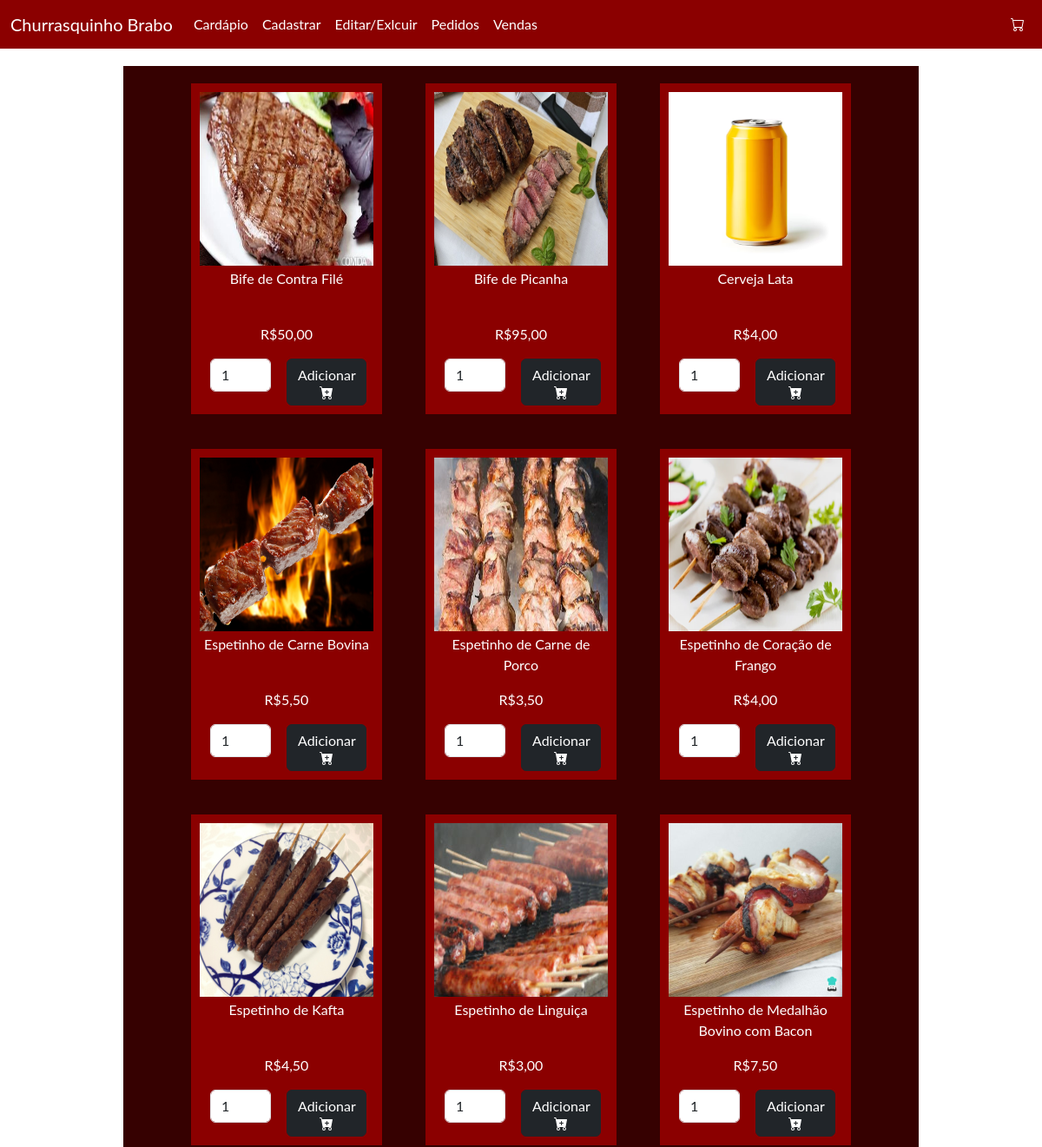
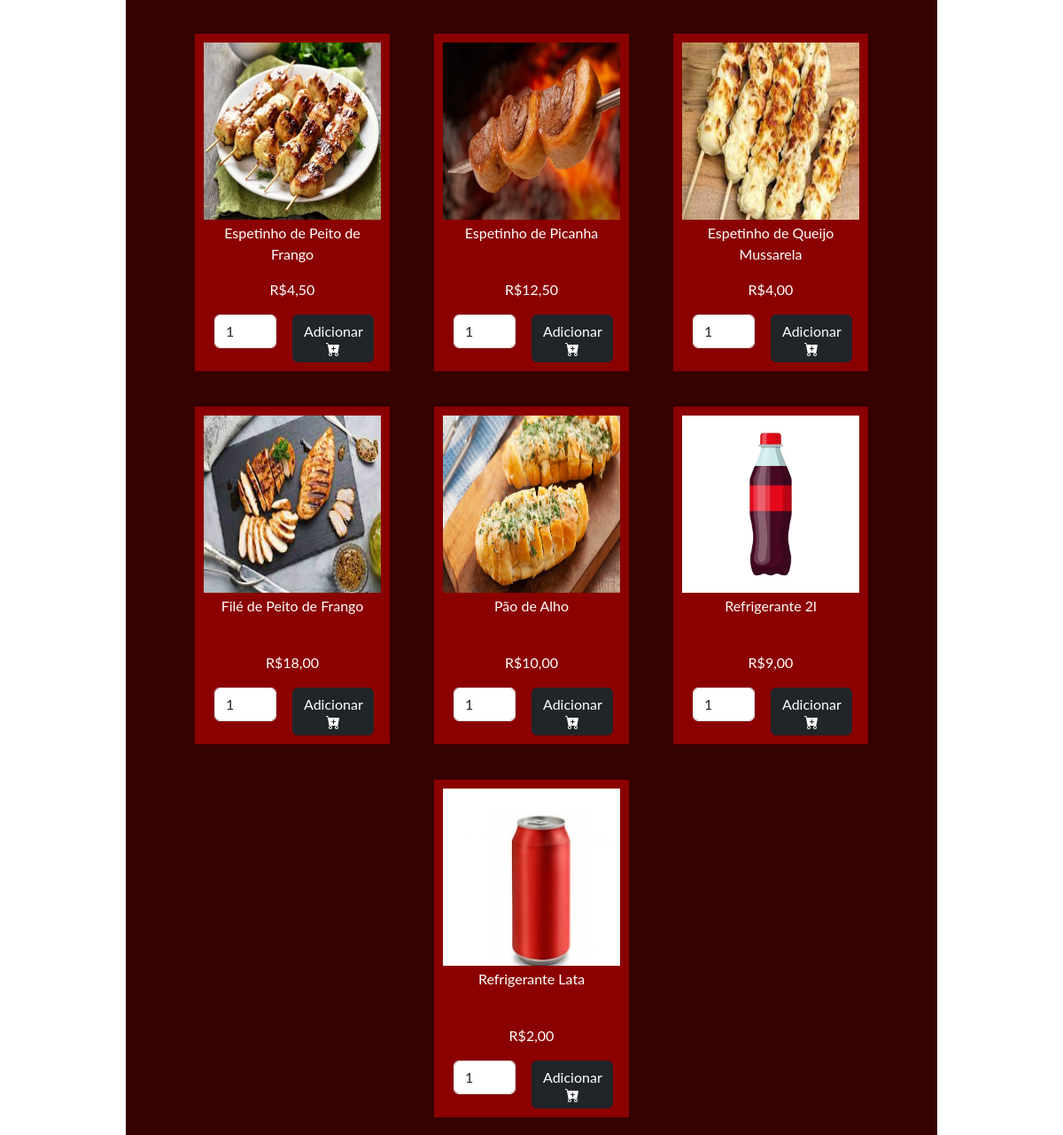
Page /churrasquinho/index.php on the committed database (2 pictures, top to bottom).
### tables this page shows
CREATE TABLE IF NOT EXISTS `produto` (
  `id_produto` int NOT NULL AUTO_INCREMENT,
  `nome` varchar(100) NOT NULL,
  `preco` double NOT NULL,
  `foto_url` varchar(100) DEFAULT NULL,
  PRIMARY KEY (`id_produto`)
);

### churrasquinho/model.php (called while the page is built, shortened)
<?php
    class model{
        public function __construct(){
            global $db;
            $this->db = $db;
        }
    }
?>

### churrasquinho/Produto.php (called while the page is built, shortened)
<?php
    class Produto extends model{
        public function getAll(){
            $array = array();
            $sql = "Select * from produto order by nome";
            $sql = $this->db->query($sql);
            if($sql->rowCount()>0){
                $array = $sql->fetchAll(\PDO::FETCH_ASSOC);
            }
            return $array;
        }
    }

### churrasquinho/index.php (the view, shortened to what this page needs)
<?php
    $produto = new Produto();
    $dados = $produto->getAll();
?>
<html>
    <?php require 'head.php' ?>
    <body>
        <?php require 'menu.php' ?>
        <div class="container">
            <div class="row cardapio">
                <?php foreach ($dados as $item): ?>
                    <div class="col-lg-6 col-md-6 col-sm-12 item text-center">
                        <?php if(!empty($item['foto_url'])):?>
                            <img src=<?php echo'media/' . $item['foto_url'];?> class='imagem'>
                        <?php else:  ?>
                            <img src='media/default.jpg' class='imagem'>
                        <?php endif ?>
                        <p class="nome"><?php echo $item['nome']?></p>
                        <p>R$<?php echo number_format($item['preco'], 2, ',', '')?></p>
                        <div class="container">
                            <div class="row">
                                <form action="AdicionarCarrinho.php?id_produto=<?php echo $item['id_produto']?>" method="POST" class="add">
                                    <div class="col-lg-6 col-sm-6">
                                        <input type="number" name="qtd" class="form-control" value="1" id="qtd<?php echo $item['id_produto']?>" min=1 max=99>
                                    </div>
                                    <div class="col-lg-6 col-sm-56">
                                        <button class="btn btn-dark" type="submit" onclick = "alert(document.getElementById('qtd<?php echo $item['id_produto']?>').value + ' ' + '<?php echo  $item['nome'] . ' adicionado(s) ao carrinho!' ?>')">
                                            Adicionar
                                        </button>
                                    </div>
                                </form>
                            </div>
                        </div>
                    </div>
                <?php endforeach ?>
            </div>
        </div>
    <body>
</html>

### churrasquinho/head.php (shortened to what this page needs)
<!DOCTYPE html>
<html>
    <head>
        <link href="https://cdn.jsdelivr.net/npm/bootstrap@5.3.1/dist/css/bootstrap.min.css" rel="stylesheet">
        <link href="style.css" rel="stylesheet">
    </head>
</html>

### churrasquinho/menu.php (shortened to what this page needs)
<nav class="navbar navbar-expand-lg menu " data-bs-theme="dark">
  <div class="container-fluid">
    <span class="navbar-brand" >Churrasquinho Brabo</span>
    <div class="collapse navbar-collapse" id="navbarSupportedContent">
      <ul class="navbar-nav me-auto mb-2 mb-lg-0">
        <li class="nav-item">
          <a class="nav-link"  href="index.php">Cardápio</a>
        </li>
        <li class="nav-item">
          <a class="nav-link" href="cadastrar_produto.php">Cadastrar</a>
        </li>
        <li class="nav-item">
          <a class="nav-link" href="editar_excluir.php">Editar/Exlcuir</a>
        </li>
        <li class="nav-item">
          <a class="nav-link" href="pedidos.php">Pedidos</a>
        </li>
        <li class="nav-item">
          <a class="nav-link" href="vendas.php">Vendas</a>
        </li>
      </ul>
      <ul class="d-flex navbar-nav mb-2 mb-lg-0">
        <li class="nav-item">
          <a class="nav-link" href="carrinho.php">
          </a>
        </li>
      </ul>
    </div>
  </div>
</nav>

### churrasquinho/style.css (style rules this page uses)
* { margin: 0; padding: 0; font-family: 'Lato', 'sans-serif','Geneva', 'Tahoma'; }
.menu { background-color: darkred; }
.menu a { color: white; }
.cardapio .item .imagem { width: 200px; height: 200px; }
.cardapio .item { margin-top: 20px; margin-bottom: 20px; margin-left: 25px; margin-right: 25px; background-color: darkred; padding: 10px; width: min-content; }
.cardapio { margin-top: 20px; background-color: rgb(54, 1, 1); margin-left: 100px; margin-right: 100px; display: flex; justify-content: center; }
.cardapio .item p { color: white; }
.cardapio .item .nome { min-height: 48px; margin-top: 3px; }
.cardapio .item .add { display: flex; }
.cardapio .item .add input { width: 70px; }

### rows in the picture
produto: foto_url (picture), nome "Bife de Contra Filé", preco "50,00"
produto: foto_url (picture), nome "Bife de Picanha", preco "95,00"
produto: foto_url (picture), nome "Cerveja Lata", preco "4,00"
produto: foto_url (picture), nome "Espetinho de Carne Bovina", preco "5,50", qtd "1"
produto: foto_url (picture), nome "Espetinho de Carne de Porco", preco "3,50"
produto: foto_url (picture), nome "Espetinho de Coração de Frango", preco "4,00"
produto: foto_url (picture), nome "Espetinho de Kafta", preco "4,50"
produto: foto_url (picture), nome "Espetinho de Linguiça", preco "3,00"
produto: foto_url (picture), nome "Espetinho de Medalhão Bovino com Bacon", preco "7,50"
produto: foto_url (picture), nome "Espetinho de Peito de Frango", preco "4,50"
produto: foto_url (picture), nome "Espetinho de Picanha", preco "12,50"
produto: foto_url (picture), nome "Espetinho de Queijo Mussarela", preco "4,00"
produto: foto_url (picture), nome "Filé de Peito de Frango", preco "18,00"
produto: foto_url (picture), nome "Pão de Alho", preco "10,00"
produto: foto_url (picture), nome "Refrigerante 2l", preco "9,00"
produto: foto_url (picture), nome "Refrigerante Lata", preco "2,00"
